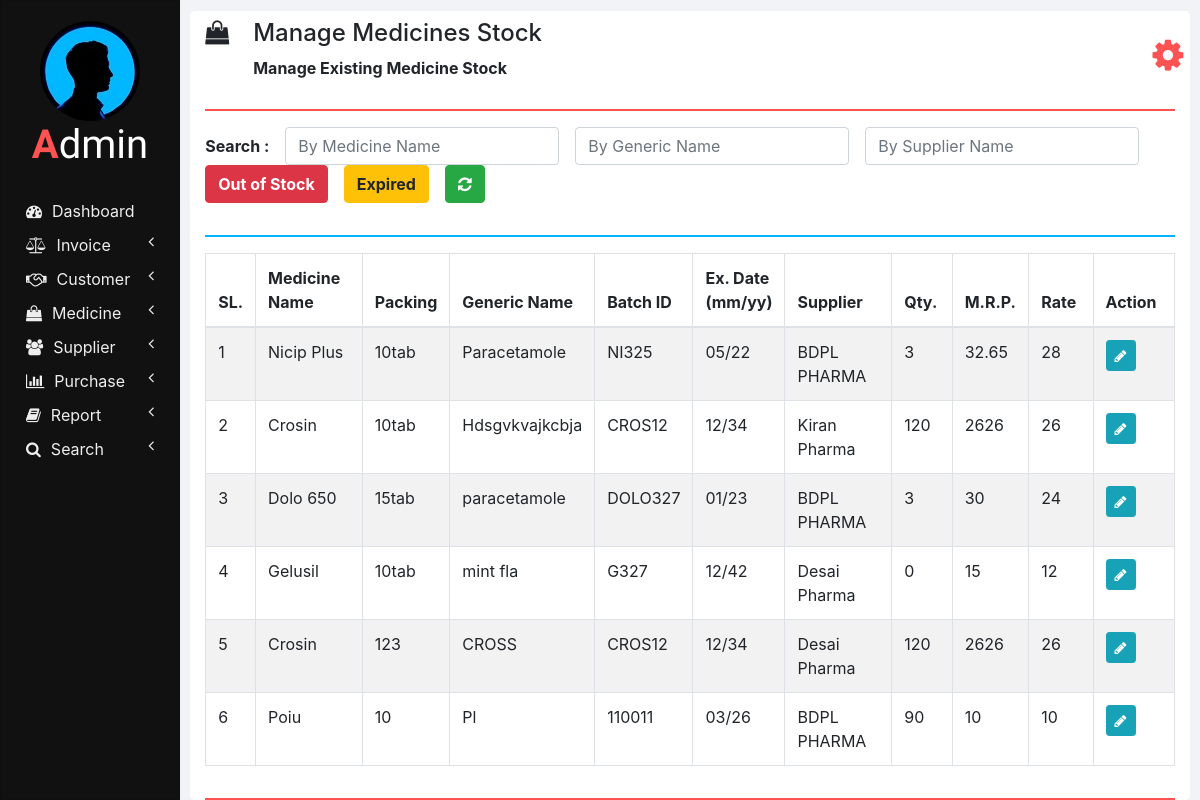
Page /manage_medicine_stock.php on the committed database.
### tables this page shows
CREATE TABLE `medicines_stock` (
  `ID` int(11) NOT NULL,
  `NAME` varchar(100) NOT NULL,
  `BATCH_ID` varchar(20) NOT NULL,
  `EXPIRY_DATE` varchar(10) NOT NULL,
  `QUANTITY` int(11) NOT NULL,
  `MRP` double NOT NULL,
  `RATE` double NOT NULL,
  `MEDICINE_ID` int(11) NOT NULL
);

CREATE TABLE `medicines` (
  `ID` int(11) NOT NULL,
  `NAME` varchar(100) NOT NULL,
  `PACKING` varchar(20) NOT NULL,
  `GENERIC_NAME` varchar(100) NOT NULL,
  `SUPPLIER_NAME` varchar(100) NOT NULL,
  `CATEGORY` varchar(100) DEFAULT NULL
);

### php/manage_medicine_stock.php (the view, shortened to what this page needs)
<?php
  function showMedicinesStock($id) {
    require "db_connection.php";
    if($con) {
      $seq_no = 0;
      $query = "SELECT * FROM medicines INNER JOIN medicines_stock ON medicines.NAME = medicines_stock.NAME";
      $result = mysqli_query($con, $query);
      while($row = mysqli_fetch_array($result)) {
        $seq_no++;
        if($row['BATCH_ID'] == $id)
          showEditOptionsRow($seq_no, $row);
        else
          showMedicineStockRow($seq_no, $row);
      }
    }
  }
  function showMedicineStockRow($seq_no, $row) {
    ?>
    <tr>
      <td><?php echo $seq_no; ?></td>
      <td><?php echo $row['NAME']; ?></td>
      <td><?php echo $row['PACKING']; ?></td>
      <td><?php echo $row['GENERIC_NAME']; ?></td>
      <td><?php echo $row['BATCH_ID']; ?></td>
      <td><?php echo $row['EXPIRY_DATE']; ?></td>
      <td><?php echo $row['SUPPLIER_NAME']; ?></td>
      <td><?php echo $row['QUANTITY']; ?></td>
      <td><?php echo $row['MRP']; ?></td>
      <td><?php echo $row['RATE']; ?></td>
      <td>
        <button href="" class="btn btn-info btn-sm" onclick="editMedicineStock('<?php echo $row['BATCH_ID']; ?>');">
          <i class="fa fa-pencil"></i>
        </button>
      </td>
    </tr>
    <?php
  }
  ?>

### css/sidenav.css (style rules this page uses)
body { background-color: #f1f3f6; }
.sidenav { width: 15%; height: 100vh; background-color: #222222; position: fixed; z-index: 1; flex: 1 0 auto; }
.card { width: 100%; height: 100%; top: 0; border-radius: 0; background-color: #111111; }
.logo .logo-caption { font-family: 'Poiret One', cursive; color: #ffffff; text-align: center; margin-bottom: 25px; }
.logo .profile { margin-left: 50%; border-radius: 50%; transform: translate(-50%); }
.logo .tweak { color: #ff5252; font-weight: bold; }
.main-menu-item { padding: 5px 5px; cursor: pointer; }
.main-menu-item > a { color: #eeeeee; text-decoration: none; font-size: 16px; }
.main-menu-item > a > span { margin-left: 10px; }

### css/home.css (style rules this page uses)
html, body { height: 100vh; }

### rows in the picture
medicines_stock: seq_no "1", NAME "Nicip Plus", MEDICINE_ID.PACKING "10tab", MEDICINE_ID.GENERIC_NAME "Paracetamole", BATCH_ID "NI325", EXPIRY_DATE "05/22", MEDICINE_ID.SUPPLIER_NAME "BDPL PHARMA", QUANTITY "3", MRP "32.65", RATE "28"
medicines_stock: seq_no "2", NAME "Crosin", MEDICINE_ID.PACKING "10tab", MEDICINE_ID.GENERIC_NAME "Hdsgvkvajkcbja", BATCH_ID "CROS12", EXPIRY_DATE "12/34", MEDICINE_ID.SUPPLIER_NAME "Kiran Pharma", QUANTITY "120", MRP "2626", RATE "26", seq_no "5", medicines.PACKING "123", medicines.GENERIC_NAME "CROSS", medicines.SUPPLIER_NAME "Desai Pharma"
medicines_stock: seq_no "3", NAME "Dolo 650", MEDICINE_ID.PACKING "15tab", MEDICINE_ID.GENERIC_NAME "paracetamole", BATCH_ID "DOLO327", EXPIRY_DATE "01/23", MEDICINE_ID.SUPPLIER_NAME "BDPL PHARMA", QUANTITY "3", MRP "30", RATE "24"
medicines_stock: seq_no "4", NAME "Gelusil", MEDICINE_ID.PACKING "10tab", MEDICINE_ID.GENERIC_NAME "mint fla", BATCH_ID "G327", EXPIRY_DATE "12/42", MEDICINE_ID.SUPPLIER_NAME "Desai Pharma", QUANTITY "0", MRP "15", RATE "12"
medicines_stock: seq_no "6", NAME "Poiu", MEDICINE_ID.PACKING "10", MEDICINE_ID.GENERIC_NAME "Pl", BATCH_ID "110011", EXPIRY_DATE "03/26", MEDICINE_ID.SUPPLIER_NAME "BDPL PHARMA", QUANTITY "90", MRP "10", RATE "10"

### other values in the picture
$heading "Manage Medicines Stock"
$sub_heading "Manage Existing Medicine Stock"
